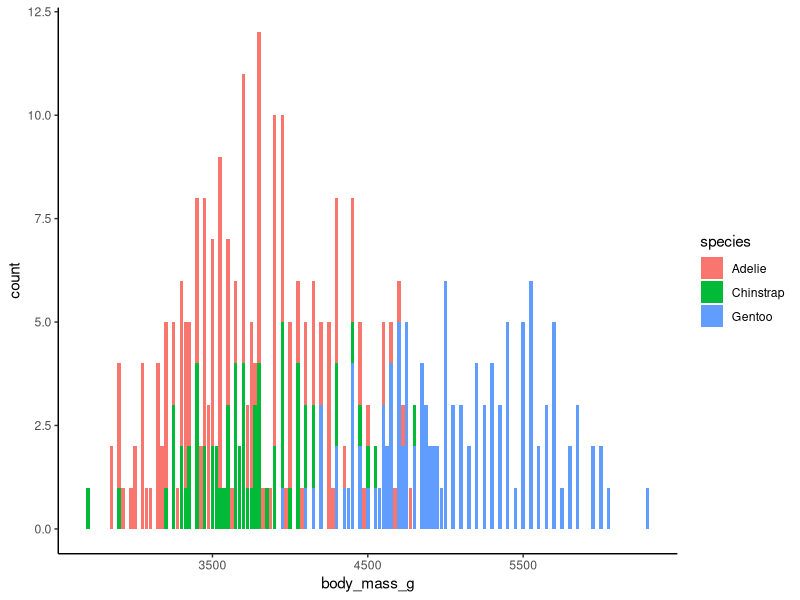
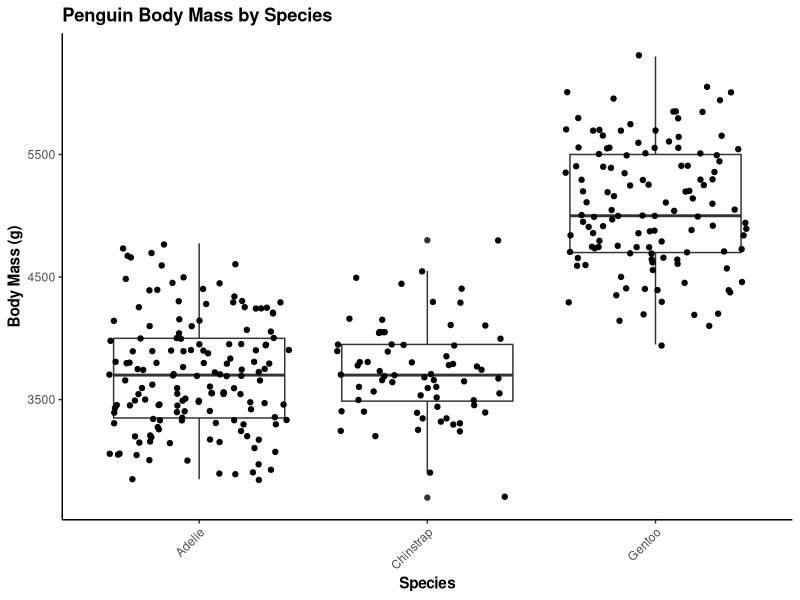
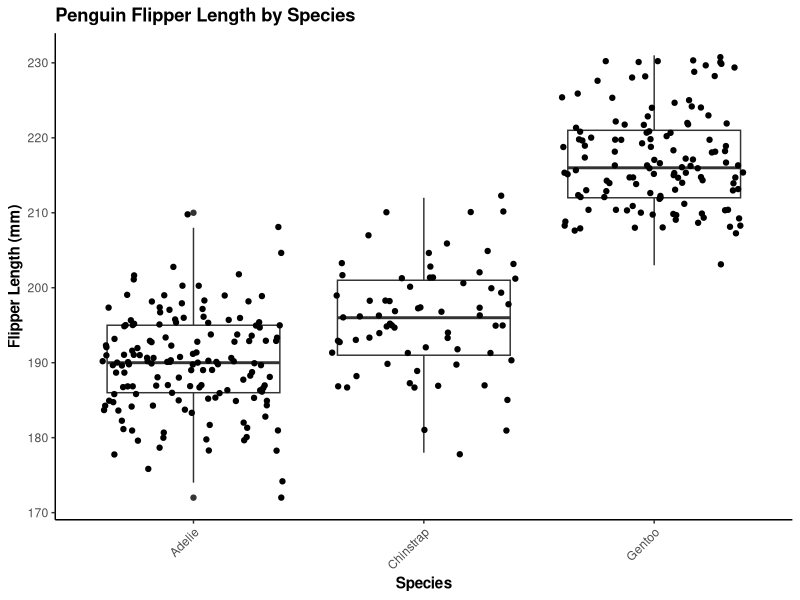

The R script that drew these images, in order:
## ---- chunk 1
library(tidyverse)
library(palmerpenguins)
ggplot(data=penguins, aes(x=body_mass_g, fill=species)) +
  geom_bar() +
  theme_classic()
## ---- chunk 2
ggplot(data=penguins, aes(x=species, y=body_mass_g)) +
  geom_boxplot() +
  geom_jitter() +
  theme_classic() +
  theme(axis.text.x = element_text(angle = 45, hjust = 1)) +
  theme(title = element_text(face = "bold")) +
  labs(title="Penguin Body Mass by Species", x="Species", y="Body Mass (g)")
## ---- chunk 3
ggplot(data=penguins, aes(x=species, y=flipper_length_mm)) +
  geom_boxplot() +
  geom_jitter() +
  theme_classic() +
  theme(axis.text.x = element_text(angle = 45, hjust = 1)) +
  theme(title = element_text(face = "bold")) +
  labs(title="Penguin Flipper Length by Species", x="Species", y="Flipper Length (mm)")
